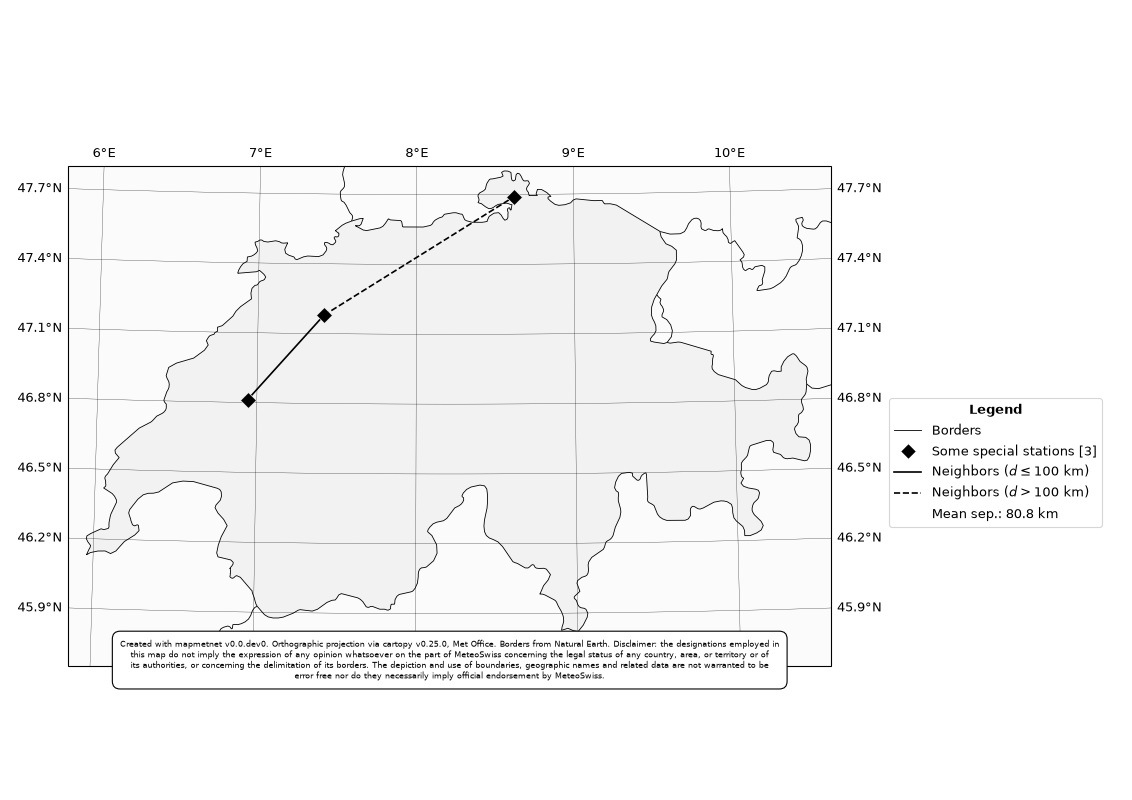

Generate this figure with Python:
import polars as pl
import matplotlib.lines as mlines
from mapmetnet.mapper import CountryMapper

# Create a list of station coordinates as a polars DataFrame
stations = pl.DataFrame({
    'longitude': [6.943021, 7.415201, 8.62053],
    'latitude': [46.812724, 47.178870, 47.690021]
})

# Setup the map
mymap = CountryMapper('CHE')
mymap.create_fig(figid=1)

# Make it asymetric to better fit the country shape
mymap.set_map_lims(pad_frac=0.02, lat_max=47.8, lat_min=45.65, squarify=False)

# Further tweak the look of things
mymap.add_background(which=None)
mymap.highlight_country()
mymap.add_borders()
mymap.add_gridlines()

# Add the stations
comb, inter = mymap.add_stations(stations, influence_radius=None,
                                 marker='D', edgecolor='w', facecolor='k',
                                 size=100, label='Some special stations')

# Link stations and compute the mean separation ...
mean_sep = mymap.link_neighbors(stations, color='k', thres=100)
# ... and add this info to the legend
mymap._legend_handles['mean_sep'] = mlines.Line2D(
    [], [], color='none', ls='-', label=f'Mean sep.: {mean_sep:.1f} km')

# Finish up ...
mymap.add_copyright()
mymap.add_legend()
mymap.savefig('custom_network_map2.png')
mymap.show()
